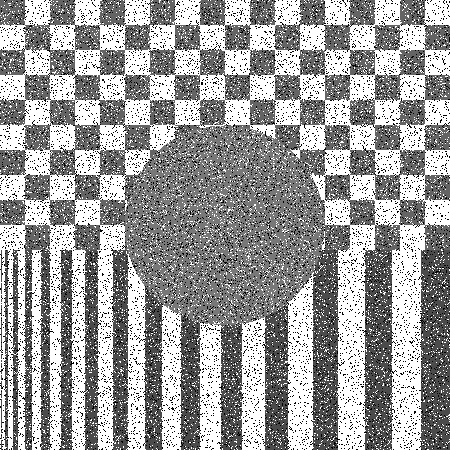
#> input picture Images/SaltPepper.png, 450 x 450 px
$ python 'suppression_bruit(poivre_et_sel).py'   (older library calls are emulated)
#> lines starting #> are read from the running program, lines starting #| are printed output that depends on the picture
### common/strel.py
__author__ = 'chaussard'

import numpy as np
from operator import itemgetter
import math

#Fonction permettant de construire un element structurant
#Il faut choisir le type (disque, carre, diamant, ligne)
#Puis le parametre de taille et, dans le cas de la ligne, le parametre d'angle
#L'element structurant est donne sous forme de liste de coordonnees
def build_as_list(type, size, angle):
    if (type  == 'disque'):
        Strel = [] #Le resultat sera une liste de coordonnees
        #On parcourt tous les pixels entre -size et size pour tester si le disque passerait par le pixel : si oui, on l'allume
        for x in range(-((np.int)(size))-1,((np.int)(size))+2):
            for y in range(-((np.int)(size))-1,((np.int)(size))+2):
                if( (abs(x)-0.5)*(abs(x)-0.5) + (abs(y)-0.5)*(abs(y)-0.5) <= size*size ):
                    Strel.append((y,x))

    elif (type == 'carre'):
        #On place dans le resultat toutes les coordonnees entre -size et size inclus
        Strel = [(y,x) for x in range(-size, size+1) for y in range(-size, size+1)]

    elif (type == 'diamant'):
        #On parcourt ligne par ligne pour ajouter les segments qu'il faut
        Strel = [(i,j) for i in range(-size,size+1) for j in range(-size+abs(i), size-abs(i)+1)]


    elif (type == 'ligne'):
        Strel = []
        #Une ligne
        d=size
        a=angle

        #On place l'angle dans un intervalle entre 90 et -90
        while (a > 90):
            a = a - 180
        while (a < -90):
            a = a + 180
        #Si l'angle est superieur a 45deg, on retire 90def et on tournera le resultat obtenu...
        rot=0
        if (a>45):
            a = a-90
            rot=1
        elif (a<-45):
            a = a+90
            rot=3;
        #Conversion de l'angle en radian
        a=a*math.pi/180
        #Petite conversion pour ramener l'angle par rapport au coin inferieur gauche de l'ecran
        a=-a

        #Calcul de la taille de l'element structurant en fonction de d
        lx = int(math.ceil(d/math.sqrt(1+math.tan(a)*math.tan(a))))
        if(lx==0):
            lx = 1
        ly = int(math.ceil(d*math.tan(abs(a))/math.sqrt(1+math.tan(a)*math.tan(a))))
        if(ly==0):
            ly = 1

        #Allocation du resultat
        Strel = []

        #Algo de Bresenham
        for x in range(-lx,lx+1):
            y = math.tan(a)*x;
            Strel.append((int(round(y)), x))

        #Si nous devons tourner le resultat...
        if(rot>0):
            #La rotation s'effectue avec une transposee puis un flip horizontal
            for i in range(0, len(Strel)):
                Strel[i] = (-Strel[i][1], Strel[i][0])

    else:
        assert(False), type+" n'est pas un nom d'element structurant valide pour cette fonction."


    return Strel


#Fonction permettant de construire un element structurant
#Il faut choisir le type (disque, carre, diamant, ligne)
#Puis le parametre de taille et, dans le cas de la ligne, le parametre d'angle
#L'element structurant est donne sous forme d'une image
def build(type, size, angle=0):
	return toImage(build_as_list(type, size, angle))


#Fonction permettant de construire une image a partir d'une liste de points d'un element structurant
def toImage(Strel):
    if len(Strel) == 0:
        assert (False), "L element structurant donne en parametre est vide (trop petit)."

    #On recupere les plus grandes et petites coordonnees de l'element structurant
    max_i = max(Strel, key=itemgetter(0))[0]
    min_i = min(Strel, key=itemgetter(0))[0]
    max_j = max(Strel, key=itemgetter(1))[1]
    min_j = min(Strel, key=itemgetter(1))[1]


    #On alloue l'image de sortie
    Im = np.zeros([max_i-min_i+1, max_j-min_j+1, 1], np.uint8)

    for (i,j) in Strel:
        Im[i+abs(min_i), j+abs(min_j)] = 255

    return Im

### common/morpho.py
import cv2
import numpy

def erosion(img, el):
    return cv2.erode(img, el)

def dilatation(img, el):
    return cv2.dilate(img, el)

def gradient(img, el):
    return dilatation(img, el) - erosion(img, el)

def ouverture(img, el):
    return dilatation(erosion(img, el), el)

def fermeture(img, el):
    return erosion(dilatation(img, el), el)

def dilatation_conditionnelle(img, m, el):
    return numpy.minimum(img, dilatation(m, el))

def erosion_conditionnelle(img, m, el):
    return numpy.maximum(img, erosion(m, el))

# [25 lines left out: functions reconstruction_inferieure, reconstruction_superieure, ouverture_reconstruction, not called in this run]

def fermeture_reconstruction(im, el_fe, el_r):
    op = fermeture(im, el_fe)
    return reconstruction_superieure(im, op, el_r)

# [13 lines of commented-out code are left out]

# [26 lines left out: function ligne_des_eaux, not called in this run]

### suppression_bruit(poivre_et_sel).py
import cv2
import numpy
from common import morpho, strel, utils

img = cv2.imread('./Images/SaltPepper.png', cv2.IMREAD_GRAYSCALE)
#> img is the input picture: shape (450, 450); min 0, max 255, mean 156.3
cv2.imshow('SaltPepper', img)

ligneVertical = strel.build('ligne', 3, 90)
# cv2.imshow('Ligne vetical', ligne1)

#Nous permet de recup les carres blanc et bande blanches
fe = morpho.fermeture(img, ligneVertical)
#> in dilatation, `return cv2.dilate(img, el)`:
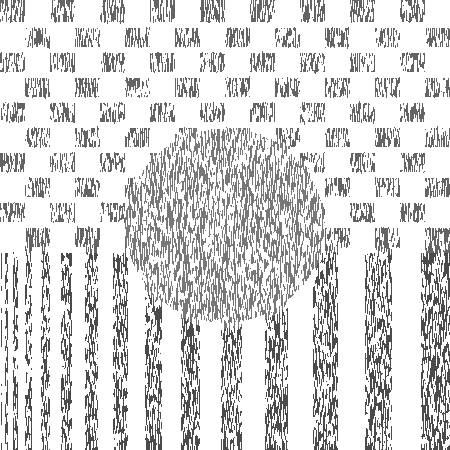
#> returned value: shape (450, 450); min 75, max 255, mean 215.3
cv2.imshow('Fermeture vetical', fe)

#Pareil
ligneHorizontal = strel.build('ligne', 2, 0)
fe2 = morpho.fermeture(img, ligneHorizontal)
#> in dilatation (call 2), `return cv2.dilate(img, el)`:
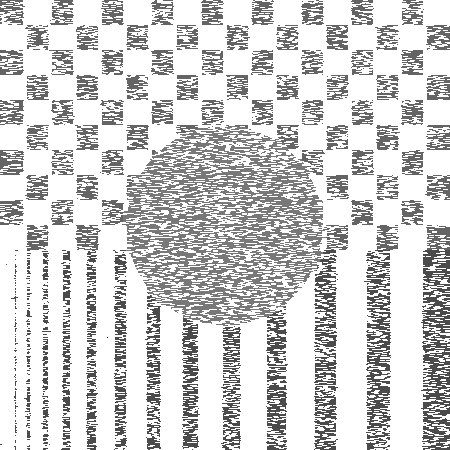
#> returned value: shape (450, 450); min 0, max 255, mean 209
#> in erosion (call 2), `return cv2.erode(img, el)`:
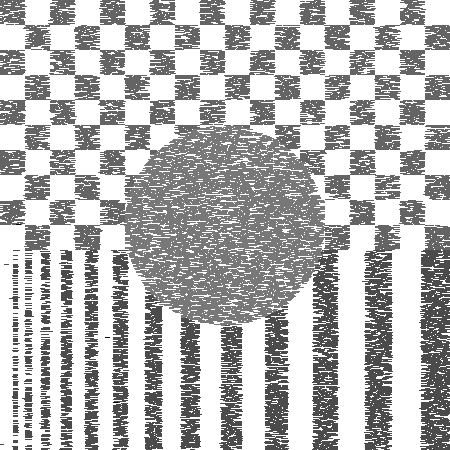
#> returned value: shape (450, 450); min 0, max 255, mean 183.6
cv2.imshow('Fermeture horizontal', fe2)

#On recupere un max de gris => plus de poivre a ce moment
min = numpy.minimum(fe, fe2)
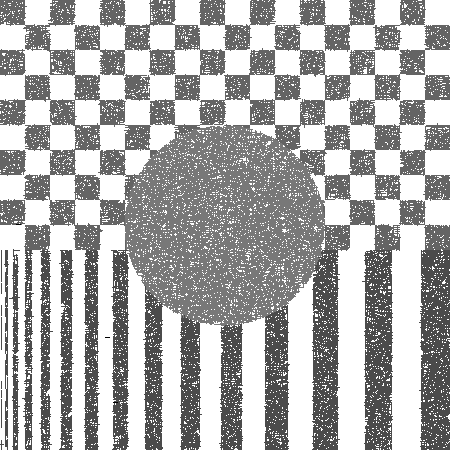
#> min: shape (450, 450); min 0, max 255, mean 174.1
cv2.imshow('Minimum', min)

#L'ouverture va permettre de "boucher" les trou blanc
ligneVertical2 = strel.build('ligne', 5, 90)
ouv = morpho.ouverture(min, ligneVertical2)
#> in erosion (call 3), `return cv2.erode(img, el)`:
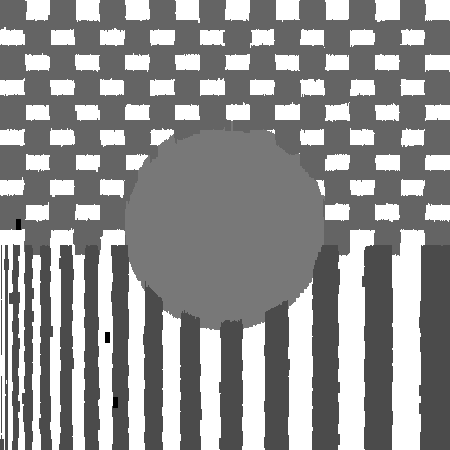
#> returned value: shape (450, 450); min 0, max 255, mean 146.2
#> in dilatation (call 3), `return cv2.dilate(img, el)`:
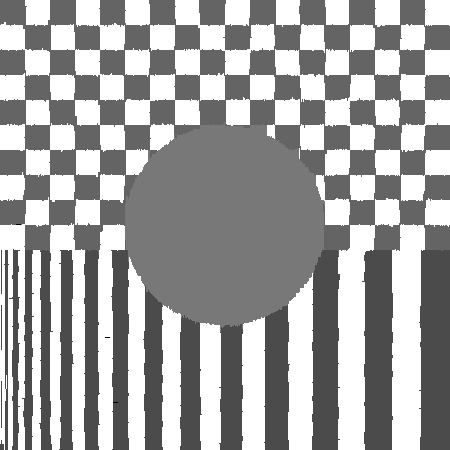
#> returned value: shape (450, 450); min 0, max 255, mean 161.7
cv2.imshow('Ouverture vertical', ouv)

#La fermeture va permettre de supprimer les pixels noir parmis les carres et bande blanc
fe3 = morpho.fermeture(ouv, ligneVertical)
#> in dilatation (call 4), `return cv2.dilate(img, el)`:
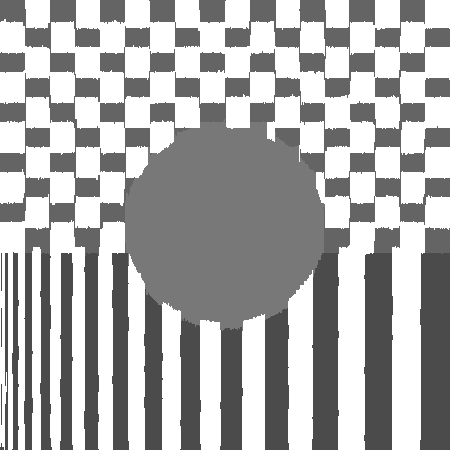
#> returned value: shape (450, 450); min 75, max 255, mean 170.4
cv2.imshow('Suppression bruit', fe3)

cv2.waitKey(0)

$ run again, with Images/chien.png copied over Images/SaltPepper.png
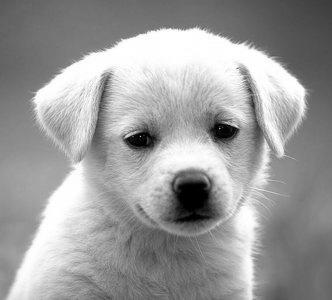
#> input picture Images/chien.png, 332 x 300 px
#> img is the input picture: shape (300, 332); min 0, max 255, mean 155.7
#> in dilatation (call 2), `return cv2.dilate(img, el)`:
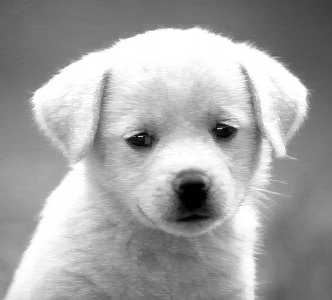
#> returned value: shape (300, 332); min 0, max 255, mean 163.5
#> in dilatation (call 4), `return cv2.dilate(img, el)`:
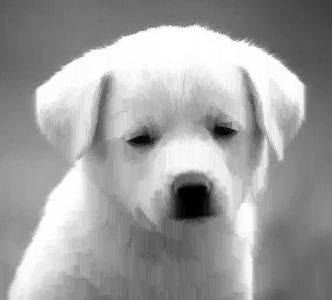
#> returned value: shape (300, 332); min 0, max 255, mean 159.4
